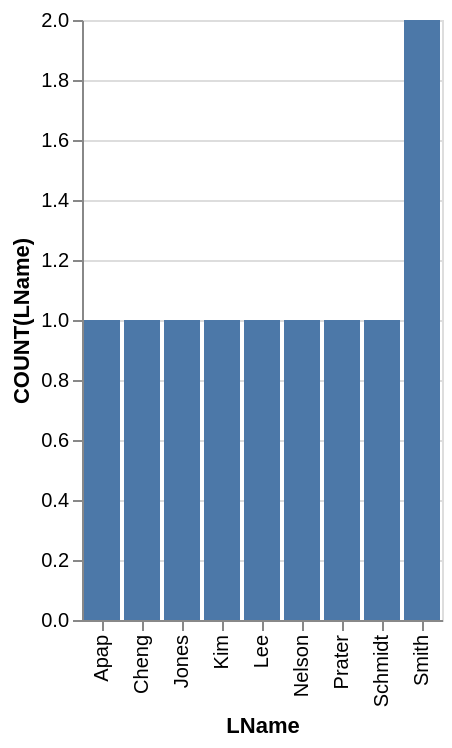

This figure's Vega-Lite source:
### Vega-Lite specification from a JSON file in a GitHub repository (floating-point values rounded to 4 significant figures)
{"data": {"values": [{"x_data": "Apap", "y_data": 1}, {"x_data": "Cheng", "y_data": 1}, {"x_data": "Jones", "y_data": 1}, {"x_data": "Kim", "y_data": 1}, {"x_data": "Lee", "y_data": 1}, {"x_data": "Nelson", "y_data": 1}, {"x_data": "Prater", "y_data": 1}, {"x_data": "Schmidt", "y_data": 1}, {"x_data": "Smith", "y_data": 2}]}, "mark": "bar", "encoding": {"x": {"field": "x_data", "type": "nominal", "title": "LName", "sort": {"op": "sum", "field": "y_data", "order": "ascending"}}, "y": {"field": "y_data", "type": "quantitative", "title": "COUNT(LName)"}}}
